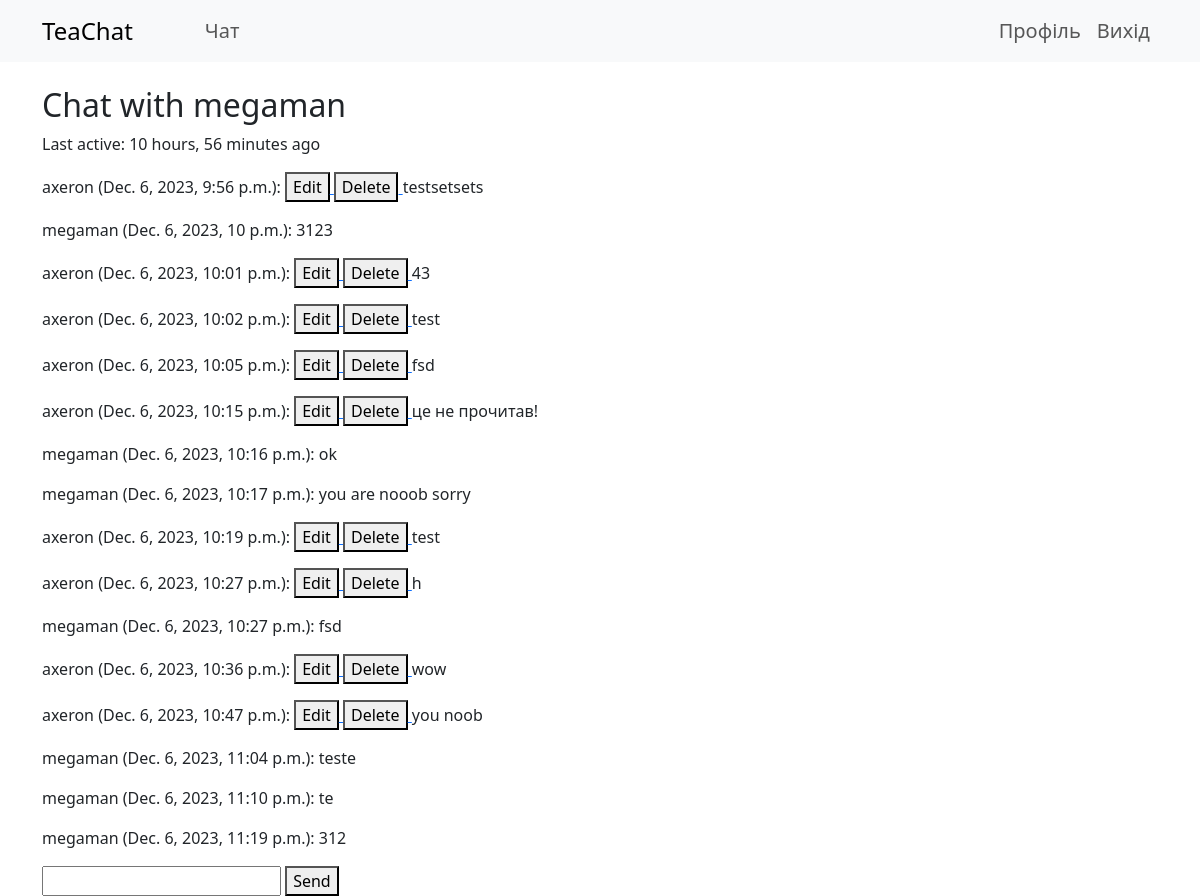
Page /chat/user/2/ (signed in) on the committed database.
### accounts/models.py (models this page shows, shortened)
class CustomUser(AbstractUser):
    email = models.EmailField(unique=True)
    avatar = models.ImageField(upload_to='avatars/', null=True, blank=True)

### chat/models.py (models this page shows, shortened)
class UserStatus(models.Model):
    user = models.OneToOneField(CustomUser, on_delete=models.CASCADE)
    is_online = models.BooleanField(default=False)
    last_message = models.ForeignKey('Message', on_delete=models.SET_NULL, null=True, blank=True)
    last_activity = models.DateTimeField(default=timezone.now)

class Message(models.Model):
    sender = models.ForeignKey(CustomUser, on_delete=models.CASCADE, related_name='sent_messages')
    receiver = models.ForeignKey(CustomUser, on_delete=models.CASCADE, related_name='received_messages')
    content = models.TextField()
    timestamp = models.DateTimeField(auto_now_add=True)

### chat/views.py (the view)
# urls.py: path('user/<int:user_id>/', chat_with_user, name='chat_with_user'),
@login_required
def chat_with_user(request, user_id):
    other_user = CustomUser.objects.get(pk=user_id)
    messages = Message.objects.filter(
        (models.Q(sender=request.user) & models.Q(receiver=other_user)) |
        (models.Q(sender=other_user) & models.Q(receiver=request.user))
    ).order_by('timestamp')
    try:
        other_user_status = UserStatus.objects.get(user=other_user)
        last_activity = other_user_status.last_activity
        try:
            sender_check = MessageCheck.objects.get(user=request.user, other_user=other_user)
        except MessageCheck.DoesNotExist:
            sender_check = MessageCheck.objects.create(user=request.user, other_user=other_user)
        sender_check.last_checked = timezone.now()
        sender_check.save()
    except ObjectDoesNotExist:
        last_activity = None
    context = {
        'other_user': other_user,
        'messages': messages,
        'last_activity': last_activity,
        'current_user': request.user,  # Pass the current user to the template
    }
    return render(request, 'chat/chat_with_user.html', context)

### chat/templates/chat/chat_with_user.html (shortened to what this page needs)
{% extends 'base.html' %}
{% block content %}
  <h2>Chat with {{ other_user.username }}</h2>
  {% if last_activity %}
    <p>Last active: {{ last_activity|timesince }} ago</p>
  {% endif %}
  <div id="chat-messages">
    {% for message in messages %}
      <p>
        {{ message.sender.username }} ({{ message.timestamp }}):
        {% if message.sender == current_user %}
          {% if message.content != "deleted message" %}
            <a href="{% url 'edit_message' message.id %}">
              <button>Edit</button>
            </a>
            <a href="{% url 'delete_message' message.id %}">
              <button>Delete</button>
            </a>
            {{ message.content }}
          {% else %}
            <span style="color: gray;"><span style="font-size: 80%;">&times;</span>deleted message<span style="font-size: 80%;">&times;</span></span>
          {% endif %}
        {% else %}
        {{ message.content }}
        {% endif %}
      </p>
    {% endfor %}
  </div>
  <form method="post" action="{% url 'send_message' other_user.id %}" id="message-form">
    <input type="text" name="content" required>
    <button type="submit">Send</button>
  </form>
{% endblock %}

### rows in the picture
CustomUser: username "megaman"
UserStatus: last_activity "10 hours, 56 minutes"
Message: sender.username "axeron", timestamp "Dec. 6, 2023, 9:56 p.m.", content "testsetsets"
Message: sender.username "megaman", timestamp "Dec. 6, 2023, 10 p.m.", content "3123"
Message: sender.username "axeron", timestamp "Dec. 6, 2023, 10:01 p.m.", content "43"
Message: sender.username "axeron", timestamp "Dec. 6, 2023, 10:02 p.m.", content "test"
Message: sender.username "axeron", timestamp "Dec. 6, 2023, 10:05 p.m.", content "fsd"
Message: sender.username "axeron", timestamp "Dec. 6, 2023, 10:15 p.m.", content "це не прочитав!"
Message: sender.username "megaman", timestamp "Dec. 6, 2023, 10:16 p.m.", content "ok"
Message: sender.username "megaman", timestamp "Dec. 6, 2023, 10:17 p.m.", content "you are nooob sorry"
Message: sender.username "axeron", timestamp "Dec. 6, 2023, 10:19 p.m.", content "test"
Message: sender.username "axeron", timestamp "Dec. 6, 2023, 10:27 p.m.", content "h"
Message: sender.username "megaman", timestamp "Dec. 6, 2023, 10:27 p.m.", content "fsd"
Message: sender.username "axeron", timestamp "Dec. 6, 2023, 10:36 p.m.", content "wow"
Message: sender.username "axeron", timestamp "Dec. 6, 2023, 10:47 p.m.", content "you noob"
Message: sender.username "megaman", timestamp "Dec. 6, 2023, 11:04 p.m.", content "teste"
Message: sender.username "megaman", timestamp "Dec. 6, 2023, 11:10 p.m.", content "te"
Message: sender.username "megaman", timestamp "Dec. 6, 2023, 11:19 p.m.", content "312"
